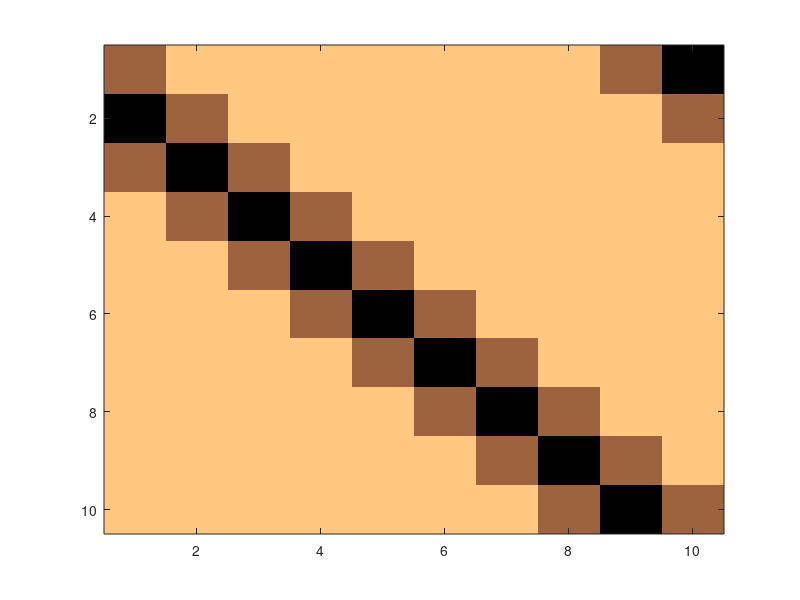

Recreate this plot in MATLAB.
function Assignment6_convolution_matrix

Delta=[1 0 0 0 0 0 0 0 0 0];
y= [1 2 1 0 0 0 0 0 0 0];
h=zeros(length(y),length(y))
%% b
%matrix H
for ii=1:length(y)
   h(:,ii)=circshift(y',ii-1)
   
end
figure
imagesc(h)
colormap(flipud(copper))

%% f
x=[0 -1 -2 3 4 3 4 1 2 0 ]';
ansD=h*x

%% g
ansG=cconv(x,h(:,2),10)

end
